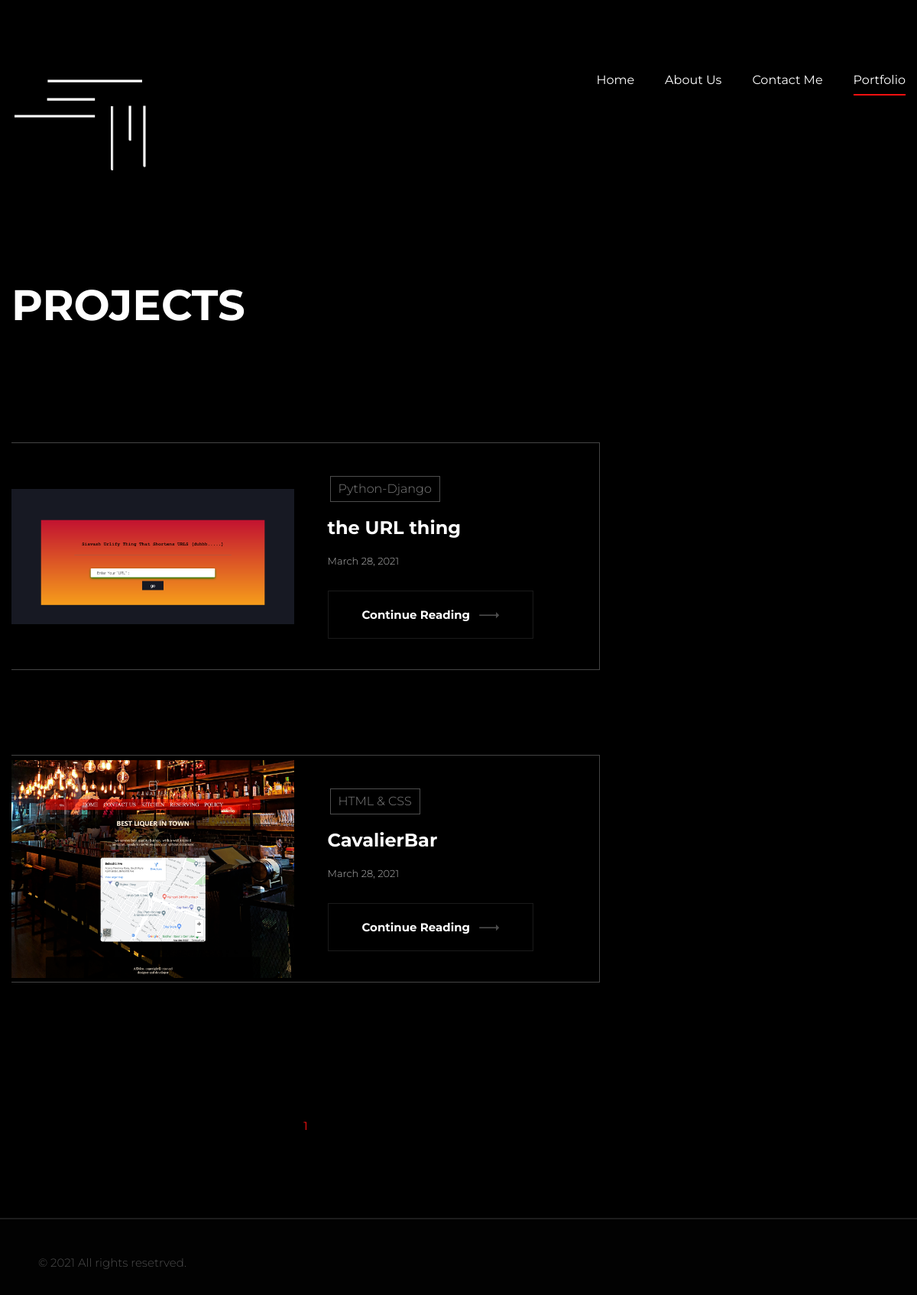
The app's page /projects with its own data.
### CVprojects/models.py (models this page shows, shortened)
class Project(models.Model):
    title       = models.CharField(max_length=50, blank=False)
    caption     = models.TextField(max_length=700, blank=False)
    slug        = models.SlugField(max_length=20, blank=True, unique=True)
    technology  = models.ManyToManyField(LANGUAGE, blank=True)
    category    = models.ManyToManyField(Categories, blank=True)
    source_code = models.CharField(max_length=200, blank=True)
    imagMain    = models.ImageField(blank=False, upload_to=media_upload_path)
    views    = models.PositiveIntegerField(default=0)
    isActive = models.BooleanField(default=True)
    objects = ProjectsManager()
    timestamp = models.DateTimeField(auto_now_add=True)
    def get_absolute_url(self):
        return f"/projects/{self.slug}"

class Categories(models.Model):
    category = models.CharField(max_length=40)
    objects  = CategoryManager()
    def __str__(self):
        return self.category

### CVprojects/views.py (the view)
# urls.py: path('projects', projects),
def projects(request, *args, **kwargs):
    projectList = Project.objects.get_all_active()
    paginator = Paginator(projectList, 4, allow_empty_first_page=True)
    pageRequest = request.GET.get('page')
    pageObj = paginator.get_page(pageRequest)
    context = {
        'list'       :  pageObj,
        'paginator'  : paginator,
        'pageRequest': pageRequest
    }
    return render(request, 'projects.html', context)

### CVprojects/models.py (called while the page is built)
    def get_all_active(self):
        return self.get_queryset().filter(isActive=True)

### CVprojects/templates/projects.html (shortened to what this page needs)
{% load static %}
{% load render_partial %}
<!DOCTYPE html>
<html lang="en">
    <head>
        {% include 'components/head.html' %}
   </head>
<body>
    <div class="page-wrapper">
        {% include 'components/siteheader.html'%}
        <section class="page-title">
            <div class="auto-container">
                <h1>Projects</h1>
            </div>
        </section>
        <div class="sidebar-page-container">
            <div class="auto-container">
                <div class="row clearfix">
                    <div class="content-side col-lg-8 col-md-12 col-sm-12">
                        <div class="blog-details">
                            {% for project in list %}
                            <div class="news-block-two">
                                <div class="inner-box project-border">
                                    <div class="row clearfix">
                                        <div class="flex-align-center image-column col-lg-6 col-md-6 col-sm-12">
                                            <div class="inner-column">
                                                <div class="image">
                                                    <a href="{{project.get_absolute_url}}"><img src="{{project.imagMain.url}}" alt=""></a>
                                                </div>
                                            </div>
                                        </div>
                                        <div class="content-column col-lg-6 col-md-6 col-sm-12">
                                            <div class="inner-column">
                                                {% for cat in project.category.all %}
                                                <div class="category">{{cat}}</div>
                                                {%endfor%}
                                                <h4><a href="{{project.get_absolute_url}}">{{project.title}}</a></h4>
                                                <div class="post-date">{{project.timestamp | date}}</div>
                                                <a href="{{project.get_absolute_url}}" class="theme-btn btn-style-one">continue reading <span class="arrow flaticon-next-3"></span></a>
                                            </div>
                                        </div>
                                    </div>
                                </div>
                            </div>
                            <br><br><br>
                            {% endfor %}
                            <div class="paginator">
                                <ul class="styled-pagination">
                                    {% for num in paginator.page_range %}
                                    <li><a href="?page={{num}}" class="{% if num == list.number %}active{%endif%}">{{num}}</a></li>
                                    {%endfor%}
                                </ul>
                            </div>
                        </div>
                    </div>
                </div>
            </div>
        </div>
        <footer class="main-footer">
            {% include 'components/footer.html' %}
        </footer>
    </div>
</body>
</html>

### assets/css/responsive.css (style rules this page uses)
@media only screen and (max-width: 5000px) { .page-wrapper { overflow:hidden; } }
@media only screen and (max-width: 1340px) { .page-wrapper { overflow:hidden; } }

### assets/css/myCss.css (style rules this page uses)
.category { margin: 3px; }
.flex-align-center { display: flex; align-items: center; }
.project-border { border: 1px solid rgba(255, 255, 255, 0.267) !important; border-left: none !important; }
.paginator { text-align: center; }

### records on screen
Project: imagMain (picture), title "the URL thing", timestamp "March 28, 2021"
Categories: category "Python-Django"
Project: imagMain (picture), title "CavalierBar", timestamp "March 28, 2021"
Categories: category "HTML & CSS"

### other values on screen
{{ num }} "1"
